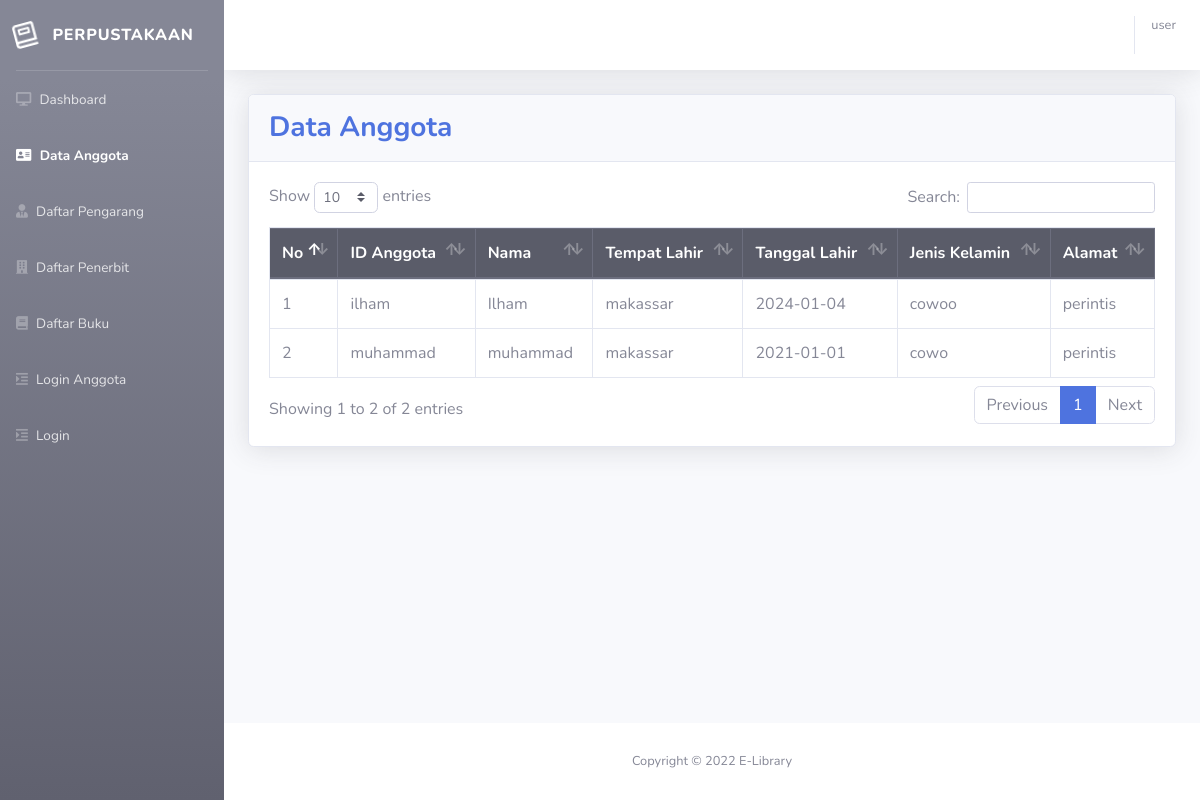
The page /dataanggota.php on the database its author committed.
### tables this page shows
CREATE TABLE `anggota` (
  `id` int NOT NULL,
  `idagt` varchar(10) NOT NULL,
  `nama` varchar(40) NOT NULL,
  `password` varchar(40) NOT NULL,
  `t4lahir` varchar(40) NOT NULL,
  `tglhr` date NOT NULL,
  `jkel` varchar(11) NOT NULL,
  `alamat` varchar(40) NOT NULL
);

### fungsi.php (called while the page is built, shortened)
<?php
$servername = "localhost";
$database = "perpustakaan";
$username = "root";
$password = "";
$conn = mysqli_connect($servername, $username, $password, $database);
function tampil($table)
{
    global $conn;
    $result = mysqli_query($conn, "SELECT * FROM $table");
    return $result;
}
?>

### dataanggota.php (the view, shortened to what this page needs)
<?php
include 'header.php';
?>
<div class="container-fluid">
  <div class="card shadow mb-4">
    <div class="card-header py-3">
      <h3 class="m-0 font-weight-bold text-primary">
        Data Anggota
      </h3>
    </div>
    <div class="card-body">
      <div class="table-responsive">
        <table class="table table-bordered" id="dataTable" width="100%" cellspacing="0">
        <thead class="thead-dark">
            <tr>
              <th>No</th>
              <th>ID Anggota</th>
              <th>Nama</th>
              <th>Tempat Lahir</th>
              <th>Tanggal Lahir</th>
              <th>Jenis Kelamin</th>
              <th>Alamat</th>
            </tr>
          </thead>
          <tbody>
            <?php $no = 1;
            $row = tampil("anggota");
            while ($data = mysqli_fetch_assoc($row)) : ?>
              <tr >
                <td><?= $no; ?></td>
                <td><?= $data["idagt"]; ?></td>
                <td><?= $data["nama"]; ?></td>
                <td><?= $data["t4lahir"]; ?></td>
                <td><?= $data["tglhr"]; ?></td>
                <td><?= $data["jkel"]; ?></td>
                <td><?= $data["alamat"]; ?></td>
              </tr>
              <?php $no++; ?>
            <?php endwhile; ?>
          </tbody>
        </table>
      </div>
    </div>
  </div>
</div>
</div>
<?php include 'footer.php'; ?>

### rows shown on the page
anggota: idagt "ilham", nama "Ilham", t4lahir "makassar", tglhr "2024-01-04", jkel "cowoo", alamat "perintis"
anggota: idagt "muhammad", nama "muhammad", t4lahir "makassar", tglhr "2021-01-01", jkel "cowo", alamat "perintis"

### other values the page prints
$nama "user"
